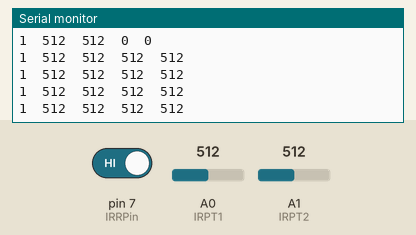
Simulated run of this sketch. Board: Arduino Uno, built with avr-gcc and run on an emulated ATmega328P. Shown: the last lines printed to the serial monitor. The inputs (shaded band) are chosen by the test bench; at power-on: A0 (IRPT1) = 512, A1 (IRPT2) = 512, pin 7 (IRRPin) HIGH.

Above: at 1.2 s.
1.3 s: A0 (IRPT1) set to 109
4.3 s: A0 (IRPT1) set to 90
At 4.9 s:
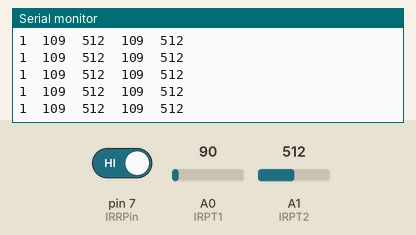
5.8 s: A1 (IRPT2) set to 989
At 6.3 s:
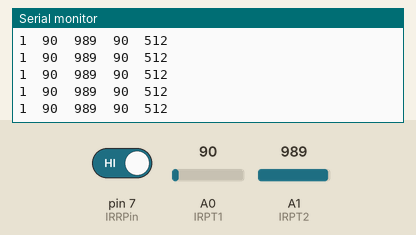
8.8 s: A1 (IRPT2) set to 1018
At 9.4 s:
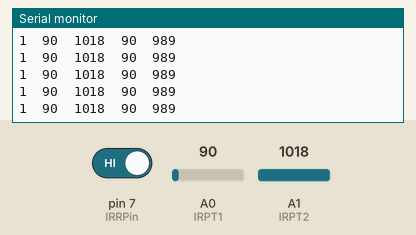
10.3 s: A0 (IRPT1) set to 11
At 10.9 s:
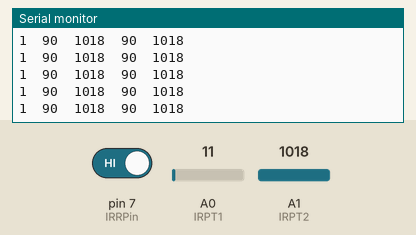
11.8 s: A0 (IRPT1) set to 8
At 12.7 s:
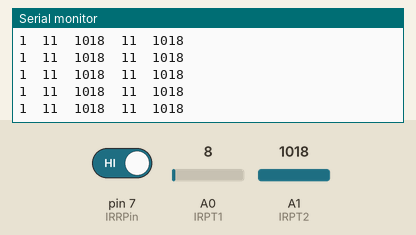
Timing chart, 0 to 14.3 s (numbered marks = the images above; inputs shaded):
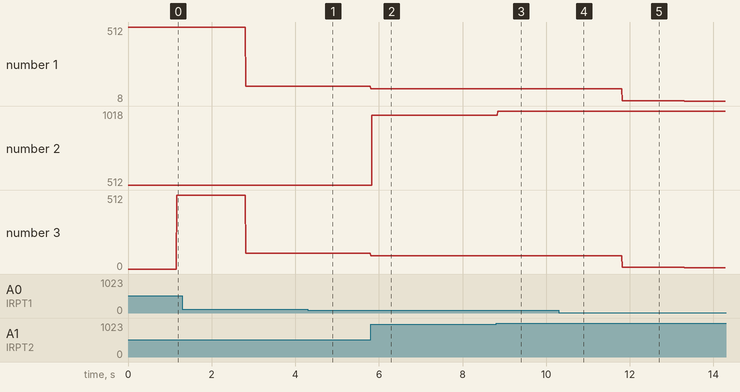

Measured:
- after the input at 5.8 s, the serial monitor: prints a new line at once (image 2)
- after the input at 8.8 s, the serial monitor: prints a new line at once (image 3)
- plotted number 1: 512 → 109 after the input at 1.3 s, 90 → 8 after the input at 11.8 s
- plotted number 2: 512 → 989 after the input at 5.8 s, 989 → 1018 after the input at 8.8 s
- plotted number 3: 512 → 109 after the input at 1.3 s, 90 → 8 after the input at 11.8 s

The sketch:

Test_Infrared_Sensors.ino
```cpp
// Define the number of samples to keep track of. The higher the number, the
// more the readings will be smoothed, but the slower the output will respond to
// the input. Using a constant rather than a normal variable lets us use this
// value to determine the size of the readings array.
const int numReadings = 150;

int readings1[numReadings];
int readings2[numReadings];      // the readings from the analog input
int readIndex = 0;              // the index of the current reading
int total = 0;                  // the running total
int average = 0;
int maxValue1 = 0;
int maxIndex1 = 0;
int maxValue2 = 0;
int maxIndex2 = 0;
int IRRValue = 0;

const int IRPT1 = A0;
const int IRPT2 = A1;
const int IRRPin = 7;

void setup() {
    // initialize serial communication with computer:
    Serial.begin(19200);
    // initialize all the readings to 0:
    for (int thisReading = 0; thisReading < numReadings; thisReading++) {
        readings1[thisReading] = 0;
        readings2[thisReading] = 0;
    }
    pinMode(IRRPin, INPUT);
}

void loop() {
    // subtract the last reading:
    //total = total - readings[readIndex];


    // read from the sensor:
    readings1[readIndex] = analogRead(IRPT1);
    readings2[readIndex] = analogRead(IRPT2);
    IRRValue = digitalRead(IRRPin);

    if (maxIndex1 == readIndex) {
        maxValue1 = 0;
        for(int i = 1; i < numReadings; i++)
        {
            if(readings1[i] > maxValue1) {
                maxValue1 = readings1[i];
                maxIndex1 = i;
            }
        }
    }

    if (maxIndex2 == readIndex) {
        maxValue2 = 0;
        for(int i = 1; i < numReadings; i++)
        {
            if(readings2[i] > maxValue2) {
                maxValue2 = readings2[i];
                maxIndex2 = i;
            }
        }
    }
    // add the reading to the total:
    //total = total + readings[readIndex];
    if(readings1[readIndex] > maxValue1) {
        maxValue1 = readings1[readIndex];
        maxIndex1 = readIndex;
        }
    if(readings2[readIndex] > maxValue2) {
        maxValue2 = readings2[readIndex];
        maxIndex2 = readIndex;
        }
    // advance to the next position in the array:
    readIndex = readIndex + 1;

    // if we're at the end of the array...
    if (readIndex >= numReadings) {
        // ...wrap around to the beginning:
        readIndex = 0;
    }

  // calculate the average:
  //average = total / numReadings;

  // send it to the computer as ASCII digits
    Serial.print(IRRValue);
    Serial.print('\t');
    Serial.print(maxValue1);
    Serial.print('\t');
    Serial.print(maxValue2);
    Serial.print('\t');
    Serial.print(readings1[readIndex]);
    Serial.print('\t');
    Serial.println(readings2[readIndex]);

    delay(1);        // delay in between reads for stability
}
```
